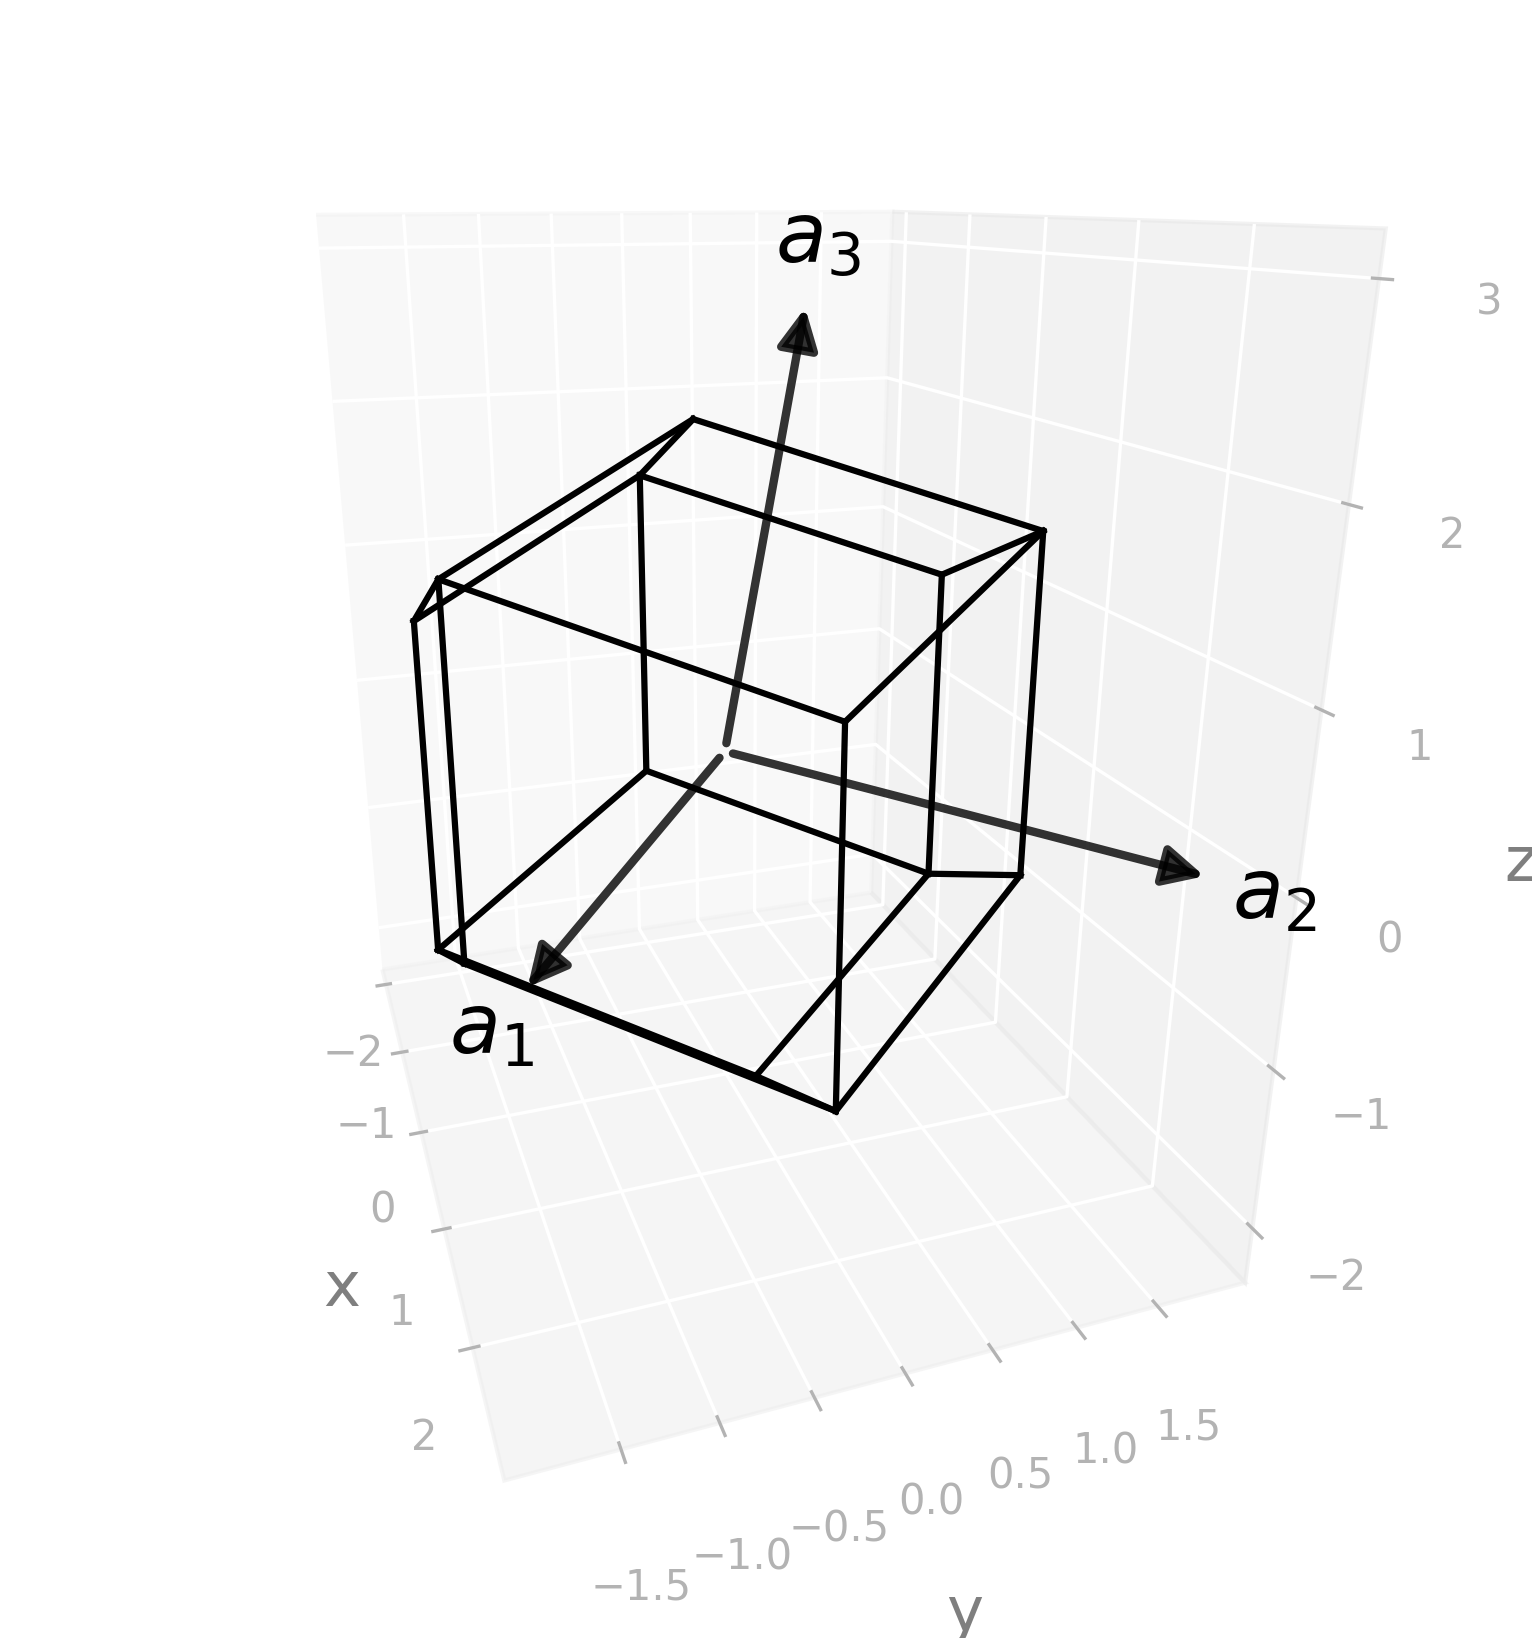

Python code for this plot:
import radtools as rad

l = rad.lattice_example(f"RHL1")
l.plot("wigner-seitz")
# Save an image:
l.savefig(
    "rhl1_wigner-seitz.png",
    elev=19,
    azim=-19,
    dpi=300,
   bbox_inches="tight",
)
# Interactive plot:
l.show(elev=19, azim=-19)
